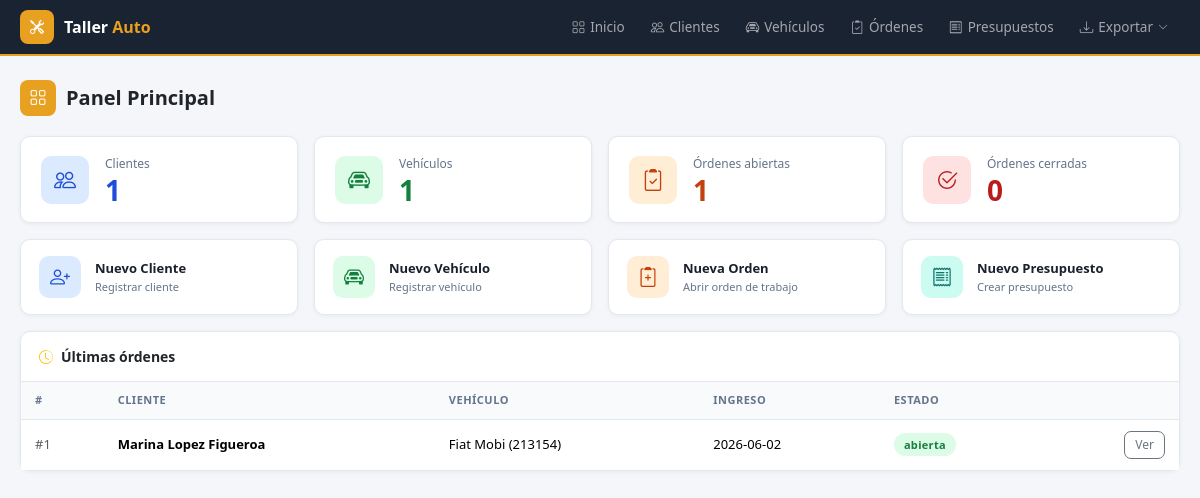
The page / on the database its author committed.
### tables this page shows
CREATE TABLE ordenes (
            id INTEGER PRIMARY KEY AUTOINCREMENT,
            vehiculo_id INTEGER NOT NULL,
            cliente_id INTEGER NOT NULL,
            fecha_ingreso DATE NOT NULL,
            fecha_estimada DATE,
            fecha_egreso DATE,
            kilometros INTEGER,
            receptor_servicio TEXT,
            descripcion_trabajo TEXT,
            diagnostico TEXT,
            repuestos TEXT,
            observaciones TEXT,
            estado TEXT DEFAULT 'abierta',
            created_at TIMESTAMP DEFAULT CURRENT_TIMESTAMP,
            FOREIGN KEY (vehiculo_id) REFERENCES vehiculos(id),
            FOREIGN KEY (cliente_id) REFERENCES clientes(id)
        );

### app.py (the view)
@app.route('/')
def index():
    db = get_db()
    stats = {
        'clientes': db.execute('SELECT COUNT(*) FROM clientes').fetchone()[0],
        'vehiculos': db.execute('SELECT COUNT(*) FROM vehiculos').fetchone()[0],
        'ordenes_abiertas': db.execute("SELECT COUNT(*) FROM ordenes WHERE estado='abierta'").fetchone()[0],
        'ordenes_cerradas': db.execute("SELECT COUNT(*) FROM ordenes WHERE estado='cerrada'").fetchone()[0],
    }
    ordenes_recientes = db.execute('''
        SELECT o.id, o.fecha_ingreso, o.estado,
               c.nombre || ' ' || c.apellido AS cliente,
               v.marca || ' ' || v.modelo || ' (' || v.patente || ')' AS vehiculo
        FROM ordenes o
        JOIN clientes c ON o.cliente_id = c.id
        JOIN vehiculos v ON o.vehiculo_id = v.id
        ORDER BY o.created_at DESC LIMIT 5
    ''').fetchall()
    db.close()
    return render_template('index.html', stats=stats, ordenes_recientes=ordenes_recientes)

### app.py (called while the page is built)
@app.before_request
def setup():
    if not hasattr(app, '_db_initialized'):
        init_db()
        app._db_initialized = True

### database.py (called while the page is built)
def get_db():
    conn = sqlite3.connect(DB_PATH)
    conn.row_factory = sqlite3.Row
    return conn

### templates/index.html (shortened to what this page needs)
{% extends 'base.html' %}
{% block content %}
<div class="page-header d-flex justify-content-between align-items-center">
  <h2 class="page-title">
    <span class="page-title-icon"><i class="bi bi-grid"></i></span>
    Panel Principal
  </h2>
</div>
<div class="row g-3 mb-3">
  <div class="col-6 col-md-3">
    <div class="card" style="padding:18px 20px">
      <div class="d-flex align-items-center gap-3">
        <div class="stat-icon si-blue"><i class="bi bi-people"></i></div>
        <div>
          <div class="stat-label">Clientes</div>
          <div class="stat-value" style="color:#1d4ed8">{{ stats.clientes }}</div>
        </div>
      </div>
    </div>
  </div>
  <div class="col-6 col-md-3">
    <div class="card" style="padding:18px 20px">
      <div class="d-flex align-items-center gap-3">
        <div class="stat-icon si-green"><i class="bi bi-car-front"></i></div>
        <div>
          <div class="stat-label">Vehículos</div>
          <div class="stat-value" style="color:#15803d">{{ stats.vehiculos }}</div>
        </div>
      </div>
    </div>
  </div>
  <div class="col-6 col-md-3">
    <div class="card" style="padding:18px 20px">
      <div class="d-flex align-items-center gap-3">
        <div class="stat-icon si-orange"><i class="bi bi-clipboard2-check"></i></div>
        <div>
          <div class="stat-label">Órdenes abiertas</div>
          <div class="stat-value" style="color:#c2410c">{{ stats.ordenes_abiertas }}</div>
        </div>
      </div>
    </div>
  </div>
  <div class="col-6 col-md-3">
    <div class="card" style="padding:18px 20px">
      <div class="d-flex align-items-center gap-3">
        <div class="stat-icon si-red"><i class="bi bi-check2-circle"></i></div>
        <div>
          <div class="stat-label">Órdenes cerradas</div>
          <div class="stat-value" style="color:#b91c1c">{{ stats.ordenes_cerradas }}</div>
        </div>
      </div>
    </div>
  </div>
</div>
<div class="row g-3 mb-3">
  <div class="col-6 col-md-3">
    <a href="/clientes/nuevo" class="qa-card">
      <div class="qa-icon qi-blue"><i class="bi bi-person-plus"></i></div>
      <div><div class="qa-title">Nuevo Cliente</div><div class="qa-sub">Registrar cliente</div></div>
    </a>
  </div>
  <div class="col-6 col-md-3">
    <a href="/vehiculos/nuevo" class="qa-card">
      <div class="qa-icon qi-green"><i class="bi bi-car-front"></i></div>
      <div><div class="qa-title">Nuevo Vehículo</div><div class="qa-sub">Registrar vehículo</div></div>
    </a>
  </div>
  <div class="col-6 col-md-3">
    <a href="/ordenes/nueva" class="qa-card">
      <div class="qa-icon qi-orange"><i class="bi bi-clipboard2-plus"></i></div>
      <div><div class="qa-title">Nueva Orden</div><div class="qa-sub">Abrir orden de trabajo</div></div>
    </a>
  </div>
  <div class="col-6 col-md-3">
    <a href="/presupuestos/nuevo" class="qa-card">
      <div class="qa-icon qi-teal"><i class="bi bi-receipt"></i></div>
      <div><div class="qa-title">Nuevo Presupuesto</div><div class="qa-sub">Crear presupuesto</div></div>
    </a>
  </div>
</div>
<div class="card">
  <div class="card-header"><i class="bi bi-clock-history text-warning"></i> Últimas órdenes</div>
  <div class="table-responsive">
    <table class="table">
      <thead>
        <tr><th>#</th><th>Cliente</th><th>Vehículo</th><th>Ingreso</th><th>Estado</th><th></th></tr>
      </thead>
      <tbody>
        {% for o in ordenes_recientes %}
        <tr>
          <td class="text-muted">#{{ o.id }}</td>
          <td class="fw-semibold">{{ o.cliente }}</td>
          <td>{{ o.vehiculo }}</td>
          <td>{{ o.fecha_ingreso }}</td>
          <td><span class="badge-estado badge-{{ o.estado }}">{{ o.estado }}</span></td>
          <td class="text-end"><a href="/ordenes/{{ o.id }}" class="btn btn-sm btn-outline-secondary">Ver</a></td>
        </tr>
        {% else %}
        <tr><td colspan="6" class="text-center text-muted py-4">
          <i class="bi bi-inbox d-block mb-1" style="font-size:24px;opacity:.4"></i>Sin órdenes aún.
        </td></tr>
        {% endfor %}
      </tbody>
    </table>
  </div>
</div>
{% endblock %}

### templates/base.html (style rules this page uses)
body { background: #f4f6f9; font-family: 'Segoe UI', system-ui, sans-serif; font-size: 14px; }
.page-header { margin-bottom: 20px; }
.page-title { font-size: 20px; font-weight: 700; margin: 0; display: flex; align-items: center; gap: 10px; }
.page-title-icon { width: 36px; height: 36px; border-radius: 8px; background: #e8a020; color: #fff; display: flex; align-items: center; justify-content: center; font-size: 17px; }
.card { background: #fff; border: 1px solid #e2e8f0; border-radius: 10px; box-shadow: 0 1px 4px rgba(0,0,0,.06); }
.card-header { padding: 14px 18px; border-bottom: 1px solid #e2e8f0; background: transparent; display: flex; align-items: center; gap: 8px; font-weight: 600; font-size: 14px; }
.stat-icon { width: 48px; height: 48px; border-radius: 10px; flex-shrink: 0; display: flex; align-items: center; justify-content: center; font-size: 22px; }
.si-blue { background: #dbeafe; color: #1d4ed8; }
.si-green { background: #dcfce7; color: #15803d; }
.si-orange { background: #ffedd5; color: #c2410c; }
.si-red { background: #fee2e2; color: #b91c1c; }
.stat-label { font-size: 12px; color: #64748b; margin-bottom: 3px; }
.stat-value { font-size: 28px; font-weight: 700; line-height: 1; }
.qa-card { display: flex; align-items: center; gap: 14px; padding: 16px 18px; text-decoration: none; color: #1a202c; background: #fff; border: 1px solid #e2e8f0; border-radius: 10px; box-shadow: 0 1px 4px rgba(0,0,0,.05); transition: border-color .15s, box-shadow .15s, transform .15s; }
.qa-icon { width: 42px; height: 42px; border-radius: 10px; flex-shrink: 0; display: flex; align-items: center; justify-content: center; font-size: 20px; }
.qi-blue { background: #dbeafe; color: #1d4ed8; }
.qi-green { background: #dcfce7; color: #15803d; }
.qi-orange { background: #ffedd5; color: #c2410c; }
.qi-teal { background: #ccfbf1; color: #0f766e; }
.qa-title { font-weight: 600; font-size: 13px; }
.qa-sub { font-size: 11px; color: #64748b; }
.table { font-size: 13px; margin: 0; }
.table thead th { background: #f8fafc; color: #64748b; font-size: 11px; font-weight: 600; text-transform: uppercase; letter-spacing: .5px; padding: 10px 14px; border-bottom: 1px solid #e2e8f0; white-space: nowrap; }
.table td { padding: 11px 14px; border-color: #f1f5f9; vertical-align: middle; }
.table tbody tr:last-child td { border-bottom: none; }
.badge-estado { font-size: 11px; font-weight: 600; padding: 4px 10px; border-radius: 20px; letter-spacing: .3px; }
.badge-abierta { background: #dcfce7; color: #15803d; }
.btn { font-size: 13px; font-weight: 500; border-radius: 7px; }
.btn-sm { font-size: 12px; padding: 4px 10px; }

### rows shown on the page
ordenes: id "1", cliente "Marina Lopez Figueroa", vehiculo "Fiat Mobi (213154)", fecha_ingreso "2026-06-02", estado "abierta"

### other values the page prints
{{ stats.clientes }} "1"
{{ stats.vehiculos }} "1"
{{ stats.ordenes_abiertas }} "1"
{{ stats.ordenes_cerradas }} "0"
